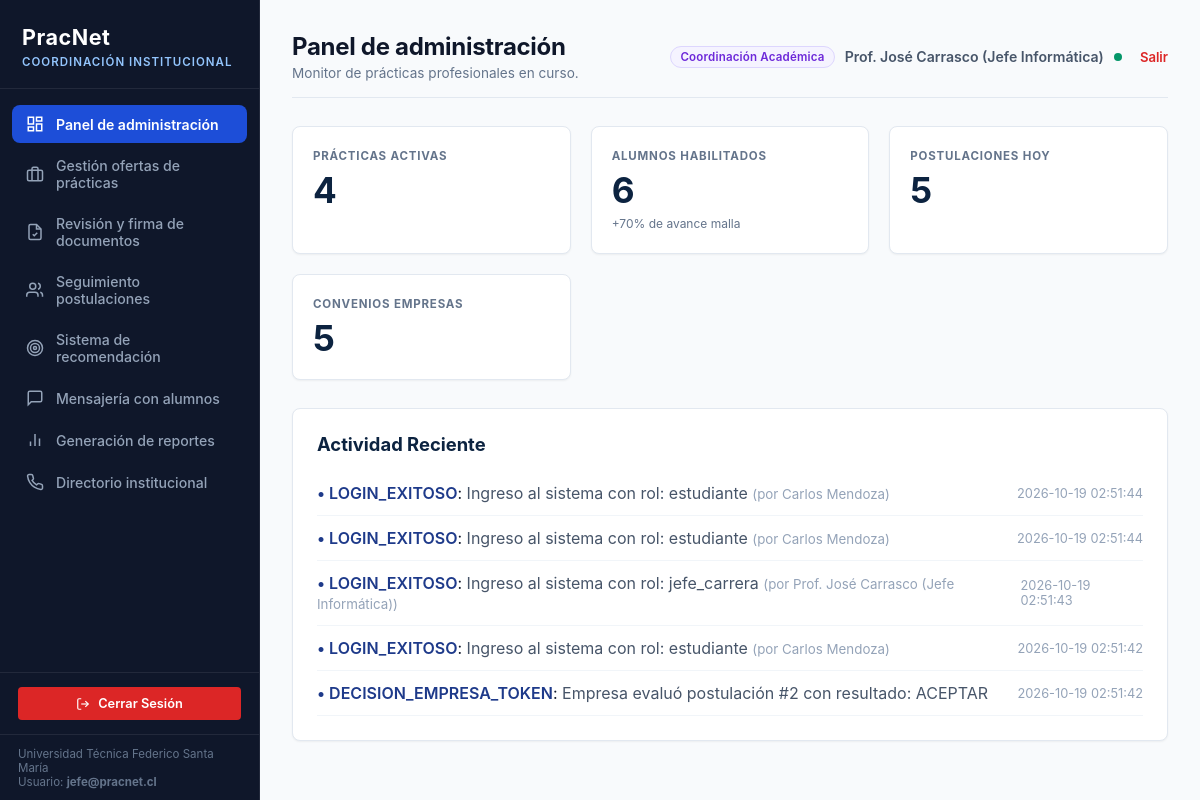
Before: /admin/dashboard (signed in) with the older database file.
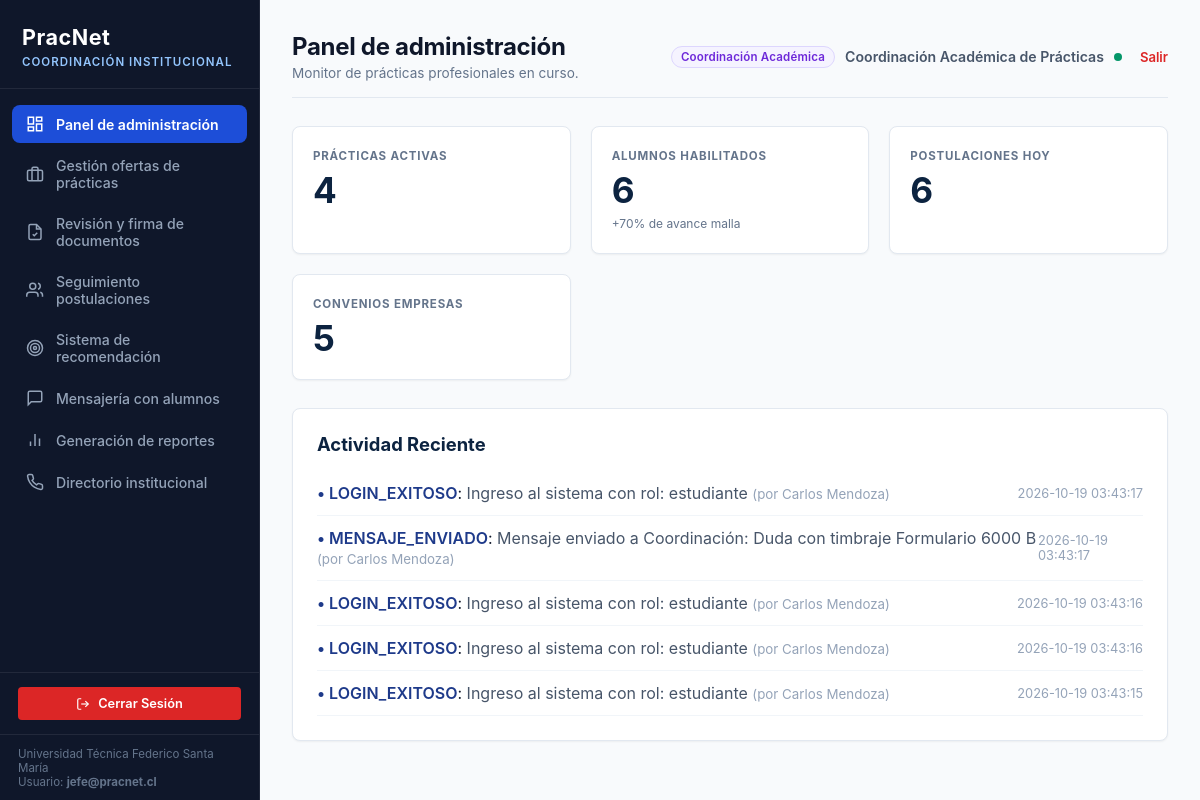
After: the same page with the newer database file.
### tables this page shows
CREATE TABLE usuario (
            id INTEGER PRIMARY KEY AUTOINCREMENT,
            email TEXT UNIQUE NOT NULL,
            password_hash TEXT NOT NULL,
            rol TEXT NOT NULL CHECK(rol IN ('estudiante', 'jefe_carrera', 'admin', 'empresa')),
            nombre TEXT NOT NULL,
            rut TEXT UNIQUE,
            creado_en TIMESTAMP DEFAULT CURRENT_TIMESTAMP,
            activo INTEGER DEFAULT 1
        );

CREATE TABLE bitacora_auditoria (
            id INTEGER PRIMARY KEY AUTOINCREMENT,
            usuario_id INTEGER REFERENCES usuario(id) ON DELETE SET NULL,
            accion TEXT NOT NULL,
            detalle TEXT,
            ip_address TEXT,
            fecha TIMESTAMP DEFAULT CURRENT_TIMESTAMP
        );

### app/routes_admin.py (the view)
@admin_bp.route('/dashboard')
def dashboard():
    with get_db() as conn:
        cursor = conn.cursor()
        cursor.execute("SELECT COUNT(*) as total FROM oferta_practica WHERE estado = 'Activa'")
        practicas_activas = cursor.fetchone()['total']
        cursor.execute("SELECT COUNT(*) as total FROM estudiante WHERE avance_malla >= 70")
        alumnos_habilitados = cursor.fetchone()['total']
        cursor.execute("SELECT COUNT(*) as total FROM postulacion")
        postulaciones_total = cursor.fetchone()['total']
        cursor.execute("SELECT COUNT(*) as total FROM empresa WHERE convenio_vigente = 1")
        convenios_empresas = cursor.fetchone()['total']
        cursor.execute("""
            SELECT b.*, u.nombre as usuario_nombre
            FROM bitacora_auditoria b
            LEFT JOIN usuario u ON b.usuario_id = u.id
            ORDER BY b.fecha DESC LIMIT 5
        """)
        actividades = cursor.fetchall()
    return render_template(
        'admin/dashboard.html',
        practicas_activas=practicas_activas or 145,
        alumnos_habilitados=alumnos_habilitados or 312,
        postulaciones_hoy=postulaciones_total or 24,
        convenios_empresas=convenios_empresas or 89,
        actividades=actividades
    )

### app/__init__.py (called while the page is built)
def create_app():
    app = Flask(__name__)
    app.config.from_object(Config)
    os.makedirs(app.config['UPLOAD_FOLDER'], exist_ok=True)
    init_db()
    from app.auth import auth_bp
    from app.routes_admin import admin_bp
    from app.routes_student import student_bp
    from app.routes_empresa import empresa_bp
    app.register_blueprint(auth_bp)
    app.register_blueprint(admin_bp)
    app.register_blueprint(student_bp)
    app.register_blueprint(empresa_bp)
    @app.route('/')
    def index():
        return redirect(url_for('auth.login'))
    @app.errorhandler(404)
    def page_not_found(e):
        return render_template('404.html'), 404
    @app.errorhandler(500)
    def internal_server_error(e):
        return render_template('500.html'), 500
    @app.after_request
    def apply_security_headers(response):
        return add_security_headers(response)
    return app

### app/database.py (called while the page is built)
def get_db_connection():
    conn = sqlite3.connect(Config.DATABASE_PATH)
    conn.row_factory = sqlite3.Row
    conn.execute("PRAGMA foreign_keys = ON;")
    return conn

### app/routes_admin.py (called while the page is built)
@admin_bp.before_request
@role_required(['admin', 'jefe_carrera'])
def restrict_admin():
    pass

### app/templates/admin/dashboard.html (shortened to what this page needs)
{% extends 'base.html' %}
{% block admin_title %}
<h1>Panel de administración</h1>
<p>Monitor de prácticas profesionales en curso.</p>
{% endblock %}
{% block content %}
<div class="kpi-grid">
  <div class="kpi-card">
    <div class="kpi-label">PRÁCTICAS ACTIVAS</div>
    <div class="kpi-value">{{ practicas_activas }}</div>
  </div>
  <div class="kpi-card">
    <div class="kpi-label">ALUMNOS HABILITADOS</div>
    <div class="kpi-value">{{ alumnos_habilitados }}</div>
    <div class="kpi-subtext">+70% de avance malla</div>
  </div>
  <div class="kpi-card">
    <div class="kpi-label">POSTULACIONES HOY</div>
    <div class="kpi-value">{{ postulaciones_hoy }}</div>
  </div>
  <div class="kpi-card">
    <div class="kpi-label">CONVENIOS EMPRESAS</div>
    <div class="kpi-value">{{ convenios_empresas }}</div>
  </div>
</div>
<div class="table-card" style="padding: 24px;">
  <h3 style="color: var(--primary-navy); margin-bottom: 16px; font-size: 1.15rem;">Actividad Reciente</h3>
  <ul style="list-style: none;">
    {% if actividades %}
      {% for act in actividades %}
        <li style="padding: 12px 0; border-bottom: 1px solid #f1f5f9; display: flex; align-items: center; justify-content: space-between;">
          <div>
            <span style="font-weight: 600; color: #1e3a8a;">• {{ act.accion }}</span>:
            <span style="color: #475569;">{{ act.detalle }}</span>
            {% if act.usuario_nombre %}
              <small style="color: #94a3b8;">(por {{ act.usuario_nombre }})</small>
            {% endif %}
          </div>
          <span style="font-size: 0.8rem; color: #94a3b8;">{{ act.fecha }}</span>
        </li>
      {% endfor %}
    {% endif %}
  </ul>
</div>
{% endblock %}

### app/templates/base.html (shortened to what the changed rows need)
<!DOCTYPE html>
<html lang="es">
<head>
  <link rel="stylesheet" href="{{ url_for('static', filename='css/pracnet.css') }}">
</head>
<body>
  {% if session.get('user_id') and session.get('rol') in ['admin', 'jefe_carrera'] %}
  <div class="app-container">
    <aside class="sidebar">
      <div class="sidebar-brand">
        <h2>PracNet</h2>
        <span style="color: #93c5fd;">COORDINACIÓN INSTITUCIONAL</span>
      </div>
      <ul class="sidebar-menu">
        <li class="{% if request.endpoint == 'admin.dashboard' %}active{% endif %}">
          <a href="{{ url_for('admin.dashboard') }}">
            <svg width="18" height="18" viewBox="0 0 24 24" fill="none" stroke="currentColor" stroke-width="2"><rect x="3" y="3" width="7" height="9"/><rect x="14" y="3" width="7" height="5"/><rect x="14" y="12" width="7" height="9"/><rect x="3" y="16" width="7" height="5"/></svg>
            <span>Panel de administración</span>
          </a>
        </li>
        <li class="{% if request.endpoint == 'admin.ofertas' %}active{% endif %}">
          <a href="{{ url_for('admin.ofertas') }}">
            <svg width="18" height="18" viewBox="0 0 24 24" fill="none" stroke="currentColor" stroke-width="2"><rect x="2" y="7" width="20" height="14" rx="2" ry="2"/><path d="M16 21V5a2 2 0 0 0-2-2h-4a2 2 0 0 0-2 2v16"/></svg>
            <span>Gestión ofertas de prácticas</span>
          </a>
        </li>
        <li class="{% if request.endpoint == 'admin.documentos' %}active{% endif %}">
          <a href="{{ url_for('admin.documentos') }}">
            <svg width="18" height="18" viewBox="0 0 24 24" fill="none" stroke="currentColor" stroke-width="2"><path d="M14 2H6a2 2 0 0 0-2 2v16a2 2 0 0 0 2 2h12a2 2 0 0 0 2-2V8z"/><polyline points="14 2 14 8 20 8"/><path d="m9 15 2 2 4-4"/></svg>
            <span>Revisión y firma de documentos</span>
          </a>
        </li>
        <li class="{% if request.endpoint == 'admin.postulaciones' %}active{% endif %}">
          <a href="{{ url_for('admin.postulaciones') }}">
            <svg width="18" height="18" viewBox="0 0 24 24" fill="none" stroke="currentColor" stroke-width="2"><path d="M16 21v-2a4 4 0 0 0-4-4H5a4 4 0 0 0-4 4v2"/><circle cx="9" cy="7" r="4"/><path d="M22 21v-2a4 4 0 0 0-3-3.87"/><path d="M16 3.13a4 4 0 0 1 0 7.75"/></svg>
            <span>Seguimiento postulaciones</span>
          </a>
        </li>
        <li class="{% if request.endpoint == 'admin.recomendacion' %}active{% endif %}">
          <a href="{{ url_for('admin.recomendacion') }}">
            <svg width="18" height="18" viewBox="0 0 24 24" fill="none" stroke="currentColor" stroke-width="2"><circle cx="12" cy="12" r="10"/><circle cx="12" cy="12" r="6"/><circle cx="12" cy="12" r="2"/></svg>
            <span>Sistema de recomendación</span>
          </a>
        </li>
        <li class="{% if request.endpoint == 'admin.mensajes' %}active{% endif %}">
          <a href="{{ url_for('admin.mensajes') }}">
            <svg width="18" height="18" viewBox="0 0 24 24" fill="none" stroke="currentColor" stroke-width="2"><path d="M21 15a2 2 0 0 1-2 2H7l-4 4V5a2 2 0 0 1 2-2h14a2 2 0 0 1 2 2z"/></svg>
            <span>Mensajería con alumnos</span>
          </a>
        </li>
        <li class="{% if request.endpoint == 'admin.reportes' %}active{% endif %}">
          <a href="{{ url_for('admin.reportes') }}">
            <svg width="18" height="18" viewBox="0 0 24 24" fill="none" stroke="currentColor" stroke-width="2"><line x1="18" y1="20" x2="18" y2="10"/><line x1="12" y1="20" x2="12" y2="4"/><line x1="6" y1="20" x2="6" y2="14"/></svg>
            <span>Generación de reportes</span>
          </a>
        </li>
        <li>
          <a href="{{ url_for('auth.contacto') }}">
            <span>Directorio institucional</span>
          </a>
        </li>
      </ul>
      <div style="padding: 14px 18px; border-top: 1px solid rgba(255,255,255,0.08);">
        <a href="{{ url_for('auth.logout') }}" class="btn btn-danger btn-block" style="font-size: 0.8rem; padding: 8px;">
          <svg width="14" height="14" viewBox="0 0 24 24" fill="none" stroke="currentColor" stroke-width="2"><path d="M9 21H5a2 2 0 0 1-2-2V5a2 2 0 0 1 2-2h4"/><polyline points="16 17 21 12 16 7"/><line x1="21" y1="12" x2="9" y2="12"/></svg>
          Cerrar Sesión
        </a>
      </div>
      <div style="padding: 12px 18px; font-size: 0.72rem; color: #64748b; border-top: 1px solid rgba(255,255,255,0.08);">
        Universidad Técnica Federico Santa María<br>
        Usuario: <strong>{{ session.get('email') }}</strong>
      </div>
    </aside>
    <main class="main-content">
      <div class="content-header">
        <div>
          {% block admin_title %}{% endblock %}
        </div>
        <div class="user-badge">
          <span class="badge badge-purple">Coordinación Académica</span>
          <span style="font-weight: 600;">{{ session.get('nombre') }}</span>
          <span class="status-dot" title="Sesión activa"></span>
          <a href="{{ url_for('auth.logout') }}" style="color: var(--danger-red); text-decoration: none; font-size: 0.82rem; font-weight: 600; margin-left: 8px;">Salir</a>
        </div>
      </div>
      {% block content %}{% endblock %}
    </main>
  </div>
  {% endif %}
</body>
</html>

Changed rows visible on the page:
no longer on this page (row edited): usuario: get "jefe@pracnet.cl", get "Prof. José Carrasco (Jefe Informática)"
no longer on this page (row unchanged): bitacora_auditoria: accion "LOGIN_EXITOSO", detalle "Ingreso al sistema con rol: estudiante", usuario_nombre "Carlos Mendoza", fecha "2026-10-19 02:51:44"
no longer on this page (row unchanged): bitacora_auditoria: accion "LOGIN_EXITOSO", detalle "Ingreso al sistema con rol: estudiante", usuario_nombre "Carlos Mendoza", fecha "2026-10-19 02:51:44"
no longer on this page (row unchanged): bitacora_auditoria: accion "LOGIN_EXITOSO", detalle "Ingreso al sistema con rol: jefe_carrera", usuario_nombre "Prof. José Carrasco (Jefe Informática)", fecha "2026-10-19 02:51:43"
no longer on this page (row unchanged): bitacora_auditoria: accion "LOGIN_EXITOSO", detalle "Ingreso al sistema con rol: estudiante", usuario_nombre "Carlos Mendoza", fecha "2026-10-19 02:51:42"
no longer on this page (row unchanged): bitacora_auditoria: accion "DECISION_EMPRESA_TOKEN", detalle "Empresa evaluó postulación #2 con resultado: ACEPTAR", fecha "2026-10-19 02:51:42"
added bitacora_auditoria: accion "LOGIN_EXITOSO", detalle "Ingreso al sistema con rol: estudiante", usuario_nombre "Carlos Mendoza", fecha "2026-10-19 03:43:17"
added bitacora_auditoria: accion "MENSAJE_ENVIADO", detalle "Mensaje enviado a Coordinación: Duda con timbraje Formulario 6000 B", usuario_nombre "Carlos Mendoza", fecha "2026-10-19 03:43:17"
added bitacora_auditoria: accion "LOGIN_EXITOSO", detalle "Ingreso al sistema con rol: estudiante", usuario_nombre "Carlos Mendoza", fecha "2026-10-19 03:43:16"
added bitacora_auditoria: accion "LOGIN_EXITOSO", detalle "Ingreso al sistema con rol: estudiante", usuario_nombre "Carlos Mendoza", fecha "2026-10-19 03:43:16"
added bitacora_auditoria: accion "LOGIN_EXITOSO", detalle "Ingreso al sistema con rol: estudiante", usuario_nombre "Carlos Mendoza", fecha "2026-10-19 03:43:15"
Other visible differences:
{{ session.get('email') }}: (not shown) → "jefe@pracnet.cl"
{{ session.get('nombre') }}: (not shown) → "Coordinación Académica de Prácticas"
{{ postulaciones_hoy }}: "5" → "6"
